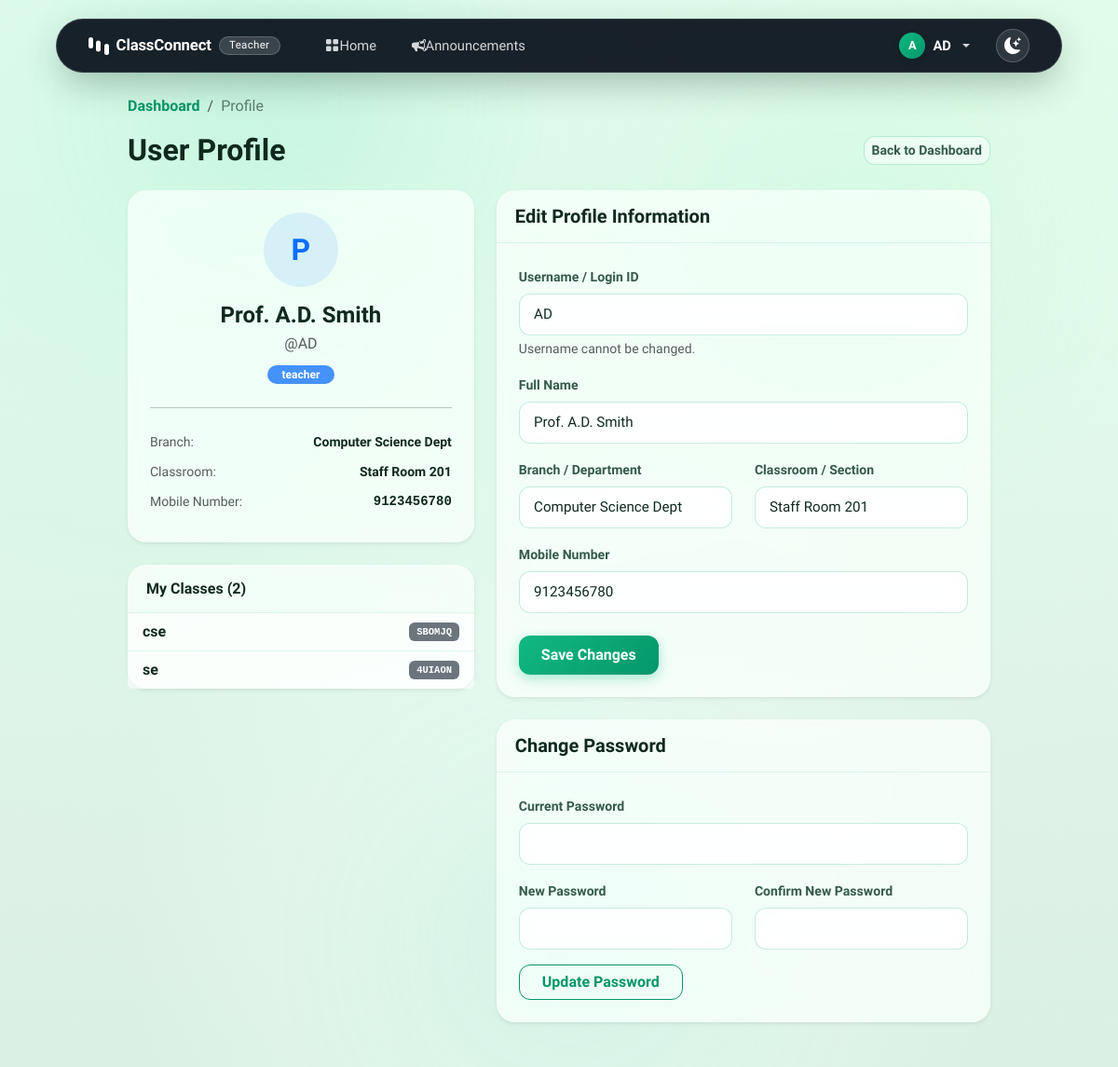
Screenshot of /profile (signed in) with the database file from the repository.
### tables this page shows
CREATE TABLE users (
    id INTEGER PRIMARY KEY AUTOINCREMENT,
    username TEXT NOT NULL UNIQUE,
    hash TEXT NOT NULL,
    role TEXT NOT NULL CHECK(role IN ('teacher', 'student'))
, name TEXT, application_number TEXT, branch TEXT, classroom TEXT, mobile_no INTEGER);

CREATE TABLE classes (
    id INTEGER PRIMARY KEY AUTOINCREMENT,
    name TEXT NOT NULL,
    teacher_id INTEGER NOT NULL,
    join_code TEXT NOT NULL UNIQUE, subject TEXT, semester TEXT, academic_year TEXT, created_at TEXT, section TEXT, room TEXT,
    FOREIGN KEY(teacher_id) REFERENCES users(id)
);

### app.py (the view)
@app.route("/profile", methods=["GET", "POST"])
@login_required
def profile():
    user_id = session["user_id"]
    if request.method == "POST":
        action = request.form.get("action")
        if action == "update_profile":
            name = request.form.get("name", "").strip()
            branch = request.form.get("branch", "").strip()
            classroom = request.form.get("classroom", "").strip()
            mobile_no_raw = request.form.get("mobile_no", "").strip()
            mobile_no = None
            if mobile_no_raw:
                digits = ''.join(c for c in mobile_no_raw if c.isdigit())
                if digits:
                    try:
                        mobile_no = int(digits)
                    except ValueError:
                        mobile_no = None
            db.execute(
                "UPDATE users SET name = ?, branch = ?, classroom = ?, mobile_no = ? WHERE id = ?",
                name, branch, classroom, mobile_no, user_id
            )
            flash("Profile updated successfully!", "success")
            return redirect(url_for('profile'))
        elif action == "change_password":
            current_password = request.form.get("current_password")
            new_password = request.form.get("new_password")
            confirmation = request.form.get("confirmation")
            user = db.execute("SELECT hash FROM users WHERE id = ?", user_id)
            if not current_password or not new_password or not confirmation:
                flash("All password fields are required.", "warning")
                return redirect(url_for('profile'))
            if not check_password_hash(user[0]["hash"], current_password):
                flash("Incorrect current password.", "danger")
                return redirect(url_for('profile'))
            if new_password != confirmation:
                flash("New passwords do not match.", "warning")
                return redirect(url_for('profile'))
            if len(new_password) < 4:
                flash("Password must be at least 4 characters long.", "warning")
                return redirect(url_for('profile'))
            new_hash = generate_password_hash(new_password)
            db.execute("UPDATE users SET hash = ? WHERE id = ?", new_hash, user_id)
            flash("Password changed successfully!", "success")
            return redirect(url_for('profile'))
        return redirect(url_for('profile'))
    else:
        user = db.execute("SELECT * FROM users WHERE id = ?", user_id)[0]
        if session["role"] == "teacher":
            classes = db.execute("SELECT * FROM classes WHERE teacher_id = ?", user_id)
        else:
            classes = db.execute("SELECT classes.* FROM classes JOIN enrollments ON classes.id = enrollments.class_id WHERE enrollments.student_id = ?", user_id)
        return render_template("profile.html", user=user, classes=classes)

### app.py (called while the page is built)
@app.after_request
def after_request(response):
    response.headers["Cache-Control"] = "no-cache, no-store, must-revalidate"
    response.headers["Expires"] = 0
    response.headers["Pragma"] = "no-cache"
    return response

def login_required(f):
    @wraps(f)
    def decorated_function(*args, **kwargs):
        if session.get("user_id") is None:
            return redirect("/login")
        return f(*args, **kwargs)
    return decorated_function

### templates/profile.html (shortened to what this page needs)
{% extends "layout.html" %}
{% block content %}
<div class="row justify-content-center">
    <div class="col-lg-10">
        <nav aria-label="breadcrumb" class="mb-3">
            <ol class="breadcrumb mb-0">
                <li class="breadcrumb-item"><a href="/" class="text-decoration-none">Dashboard</a></li>
                <li class="breadcrumb-item active" aria-current="page">Profile</li>
            </ol>
        </nav>
        <div class="d-flex justify-content-between align-items-center mb-4">
            <h2 class="fw-bold mb-0">User Profile</h2>
            <a href="/" class="btn btn-outline-secondary btn-sm">Back to Dashboard</a>
        </div>
        <div class="row g-4">
            <div class="col-md-5">
                <div class="card shadow-sm border-0 mb-4 text-center p-4">
                    <div class="mx-auto mb-3 d-flex align-items-center justify-content-center rounded-circle bg-primary bg-opacity-10 text-primary" style="width: 80px; height: 80px; font-size: 2rem; font-weight: bold;">
                        {{ (user.name or user.username)[0]|upper }}
                    </div>
                    <h4 class="fw-bold mb-1">{{ user.name or user.username }}</h4>
                    <p class="text-muted mb-2">@{{ user.username }}</p>
                    <div>
                        <span class="badge bg-primary bg-opacity-75 px-3 py-1 rounded-pill text-lowercase">{{ user.role }}</span>
                    </div>
                    <hr class="my-4">
                    <div class="text-start">
                        <div class="mb-2 d-flex justify-content-between">
                            <span class="text-muted"><small>Branch:</small></span>
                            <span class="fw-semibold"><small>{{ user.branch or '-' }}</small></span>
                        </div>
                        <div class="mb-2 d-flex justify-content-between">
                            <span class="text-muted"><small>Classroom:</small></span>
                            <span class="fw-semibold"><small>{{ user.classroom or '-' }}</small></span>
                        </div>
                        <div class="mb-2 d-flex justify-content-between">
                            <span class="text-muted"><small>Mobile Number:</small></span>
                            <span class="fw-semibold font-monospace"><small>{{ user.mobile_no or '-' }}</small></span>
                        </div>
                    </div>
                </div>
                <div class="card shadow-sm border-0">
                    <div class="card-header bg-white py-3">
                        <h6 class="mb-0 fw-bold">My Classes ({{ classes|length }})</h6>
                    </div>
                    <div class="list-group list-group-flush" style="max-height: 260px; overflow-y: auto;">
                        {% for c in classes %}
                        <a href="/class/{{ c.id }}" class="list-group-item list-group-item-action d-flex justify-content-between align-items-center">
                            <div>
                                <span class="fw-semibold">{{ c.name }}</span>
                            </div>
                            <span class="badge bg-secondary font-monospace"><small>{{ c.join_code }}</small></span>
                        </a>
                        {% else %}
                        <div class="p-3 text-center text-muted"><small>No classes found.</small></div>
                        {% endfor %}
                    </div>
                </div>
            </div>
            <div class="col-md-7">
                <div class="card shadow-sm border-0 mb-4">
                    <div class="card-header bg-white py-3 border-bottom">
                        <h5 class="mb-0 fw-bold">Edit Profile Information</h5>
                    </div>
                    <div class="card-body p-4">
                        <form action="/profile" method="post">
                            <div class="mb-3">
                                <label for="username" class="form-label fw-semibold">Username / Login ID</label>
                                <input type="text" class="form-control" id="username" value="{{ user.username }}" disabled readonly>
                                <div class="form-text">Username cannot be changed.</div>
                            </div>
                            <div class="mb-3">
                                <label for="name" class="form-label fw-semibold">Full Name</label>
                                <input type="text" class="form-control" id="name" name="name" value="{{ user.name or '' }}" placeholder="Enter your full name">
                            </div>
                            <div class="row">
                                <div class="col-md-6 mb-3">
                                    <label for="branch" class="form-label fw-semibold">Branch / Department</label>
                                    <input type="text" class="form-control" id="branch" name="branch" value="{{ user.branch or '' }}" placeholder="e.g. CSE">
                                </div>
                                <div class="col-md-6 mb-3">
                                    <label for="classroom" class="form-label fw-semibold">Classroom / Section</label>
                                    <input type="text" class="form-control" id="classroom" name="classroom" value="{{ user.classroom or '' }}" placeholder="e.g. CR-101">
                                </div>
                            </div>
                            <div class="mb-4">
                                <label for="mobile_no" class="form-label fw-semibold">Mobile Number</label>
                                <input type="number" class="form-control" id="mobile_no" name="mobile_no" value="{{ user.mobile_no or '' }}" placeholder="e.g. 9876543210" pattern="[0-9]*">
                            </div>
                            <button type="submit" class="btn btn-primary px-4 fw-semibold">Save Changes</button>
                        </form>
                    </div>
                </div>
                <div class="card shadow-sm border-0">
                    <div class="card-header bg-white py-3 border-bottom">
                        <h5 class="mb-0 fw-bold">Change Password</h5>
                    </div>
                    <div class="card-body p-4">
                        <form action="/profile" method="post">
                            <div class="mb-3">
                                <label for="current_password" class="form-label fw-semibold">Current Password</label>
                                <input type="password" class="form-control" id="current_password" name="current_password" required>
                            </div>
                            <div class="row">
                                <div class="col-md-6 mb-3">
                                    <label for="new_password" class="form-label fw-semibold">New Password</label>
                                    <input type="password" class="form-control" id="new_password" name="new_password" required minlength="4">
                                </div>
                                <div class="col-md-6 mb-3">
                                    <label for="confirmation" class="form-label fw-semibold">Confirm New Password</label>
                                    <input type="password" class="form-control" id="confirmation" name="confirmation" required minlength="4">
                                </div>
                            </div>
                            <button type="submit" class="btn btn-outline-primary px-4 fw-semibold">Update Password</button>
                        </form>
                    </div>
                </div>
            </div>
        </div>
    </div>
</div>
{% endblock %}

### templates/layout.html (shortened to what this page needs)
<!DOCTYPE html>
<html lang="en">
<head>
    <link href="https://cdn.jsdelivr.net/npm/bootstrap@5.3.0/dist/css/bootstrap.min.css" rel="stylesheet">
    <link href="/static/css/style.css" rel="stylesheet">
</head>
<body class="apple-glass-theme">
    <div class="ambient-glow glow-1"></div>
    <div class="ambient-glow glow-2"></div>
    <div class="ambient-glow glow-3"></div>
    <div class="navbar-wrapper sticky-top">
        <nav class="navbar navbar-expand-lg navbar-dark floating-capsule-navbar">
            <div class="container-fluid px-2 px-md-3">
                <a class="navbar-brand fw-bold d-flex align-items-center gap-2" href="/">
                    <span class="brand-capsule-bars" aria-hidden="true">
                        <span class="c-bar bar-1"></span>
                        <span class="c-bar bar-2"></span>
                        <span class="c-bar bar-3"></span>
                    </span>
                    <span class="brand-name">ClassConnect</span>
                    {% if session.get('role') %}
                        <span class="badge role-pill-badge">{{ session.get('role') }}</span>
                    {% endif %}
                </a>
                <div class="collapse navbar-collapse" id="navbarNav">
                    {% if session.get('user_id') %}
                    <ul class="navbar-nav me-auto ms-lg-3 gap-1 align-items-lg-center">
                        <li class="nav-item">
                            <a class="nav-link nav-pill-link d-flex align-items-center gap-1.5" href="/">
                                <span>Home</span>
                            </a>
                        </li>
                        <li class="nav-item">
                            <a class="nav-link nav-pill-link d-flex align-items-center gap-1.5" href="/announcements">
                                <span>Announcements</span>
                            </a>
                        </li>
                    </ul>
                    {% endif %}
                    <ul class="navbar-nav ms-auto align-items-lg-center gap-2">
                        {% if session.get('user_id') %}
                            <li class="nav-item dropdown">
                                <a class="nav-link dropdown-toggle nav-pill-link user-pill-btn d-flex align-items-center gap-2" href="#" role="button" data-bs-toggle="dropdown" aria-expanded="false">
                                    <span class="user-avatar-badge">
                                        {{ session.get('username')[0]|upper }}
                                    </span>
                                    <span class="user-name-text">{{ session.get('username') }}</span>
                                </a>
                            </li>
                        {% endif %}
                        <li class="nav-item ms-lg-1">
                            <button type="button" class="theme-toggle-btn" onclick="toggleTheme()" id="theme-icon" aria-label="Toggle Theme" title="Toggle theme">
                            </button>
                        </li>
                    </ul>
                </div>
            </div>
        </nav>
    </div>
    <main class="container main-content-wrapper mt-3 mb-5">
        {% set messages = get_flashed_messages(with_categories=true) %}
        {% block content %}{% endblock %}
    </main>
</body>
</html>

### rows the page displays
users: get "Teacher", name "P", name "Prof. A.D. Smith", username "AD", role "teacher", branch "Computer Science Dept", classroom "Staff Room 201", mobile_no "9123456780"
classes: name "cse", join_code "SBOMJQ"
classes: name "se", join_code "4UIAON"

### other values shown
{{ session.get('username')[0]|upper }} "A"
{{ session.get('username') }} "AD"
{{ classes|length }} "2"
